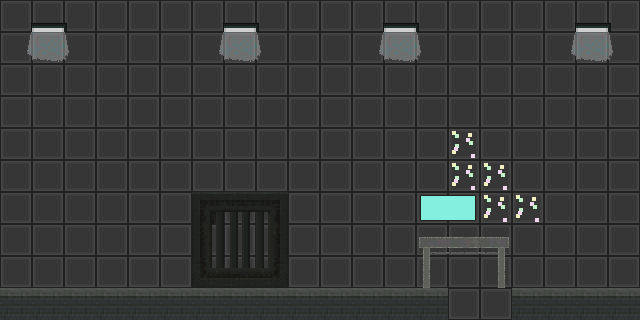

A 2D game scene composited from a Tiled map and its tileset images. What follows is a short description and the map's XML, with every tile layer's data as written:
An orthogonal 20x10 tile map with 32x32 px tiles, 2 tile layers (bg, fg), 3 tilesets and 6 objects.

<map version="1.0" orientation="orthogonal" renderorder="right-down" width="20" height="10" tilewidth="32" tileheight="32" nextobjectid="8">
 <tileset firstgid="1" source="../art/tiles/iset2.tsx" />
 <tileset firstgid="133" source="../art/tiles/truff.tsx" />
 <tileset firstgid="137" source="../art/tiles/kl.tsx" />
 <layer name="bg" width="20" height="10">
  <data encoding="csv">
133,133,133,133,133,133,133,133,133,133,133,133,133,133,133,133,133,133,133,133,
133,133,133,133,133,133,133,133,133,133,133,133,133,133,133,133,133,133,133,133,
133,133,133,133,133,133,133,133,133,133,133,133,133,133,133,133,133,133,133,133,
133,133,133,133,133,133,133,133,133,133,133,133,133,133,133,133,133,133,133,133,
133,133,133,133,133,133,133,133,133,133,133,133,133,133,136,133,133,133,133,133,
133,133,133,133,133,133,133,133,133,133,133,133,133,133,136,136,133,133,133,133,
133,133,133,133,133,133,17,133,133,133,133,133,133,133,136,136,136,133,133,133,
133,133,133,133,133,133,133,133,133,133,133,133,133,133,133,133,133,133,133,133,
133,133,133,133,133,133,133,133,133,133,133,133,133,133,133,133,133,133,133,133,
11,11,11,11,11,11,11,11,11,11,11,11,11,11,133,133,11,11,11,11
</data>
 </layer>
 <layer name="fg" width="20" height="10">
  <data encoding="csv">
7,8,9,0,0,0,7,8,9,0,0,7,8,9,0,0,0,7,8,9,
19,20,21,0,0,0,19,20,21,0,0,19,20,21,0,0,0,19,20,21,
31,32,33,0,0,0,31,32,33,0,0,31,32,33,0,0,0,31,32,33,
0,0,0,0,0,0,0,0,0,0,0,0,0,0,0,0,0,0,0,0,
0,0,0,0,0,0,0,0,0,0,0,0,0,0,0,0,0,0,0,0,
0,0,0,0,0,0,0,0,0,0,0,0,0,0,0,0,0,0,0,0,
0,0,0,0,0,0,53,54,55,0,0,0,0,137,138,0,0,0,0,0,
0,0,0,0,0,0,65,66,67,0,0,0,0,82,83,84,0,0,0,0,
0,0,0,0,0,0,77,78,79,0,0,0,0,94,95,96,0,0,0,0,
0,0,0,0,0,0,0,0,0,0,0,0,0,0,0,0,0,0,0,0
</data>
 </layer>
 <objectgroup name="collision">
  <object id="1" x="-5" y="287" width="663" height="87" />
  <object id="2" x="191" y="191" width="99" height="117" />
  <object id="3" x="-63" y="-42" width="61" height="398" />
  <object id="4" x="-89" y="-109" width="783" height="108" />
  <object id="5" x="641" y="-3" width="46" height="342" />
 </objectgroup>
 <objectgroup name="ent">
  <object id="7" x="46" y="207">
   <properties>
    <property name="_id" value="player" />
    <property name="_prototype" value="cfg_ent_player" />
   </properties>
  </object>
 </objectgroup>
</map>
